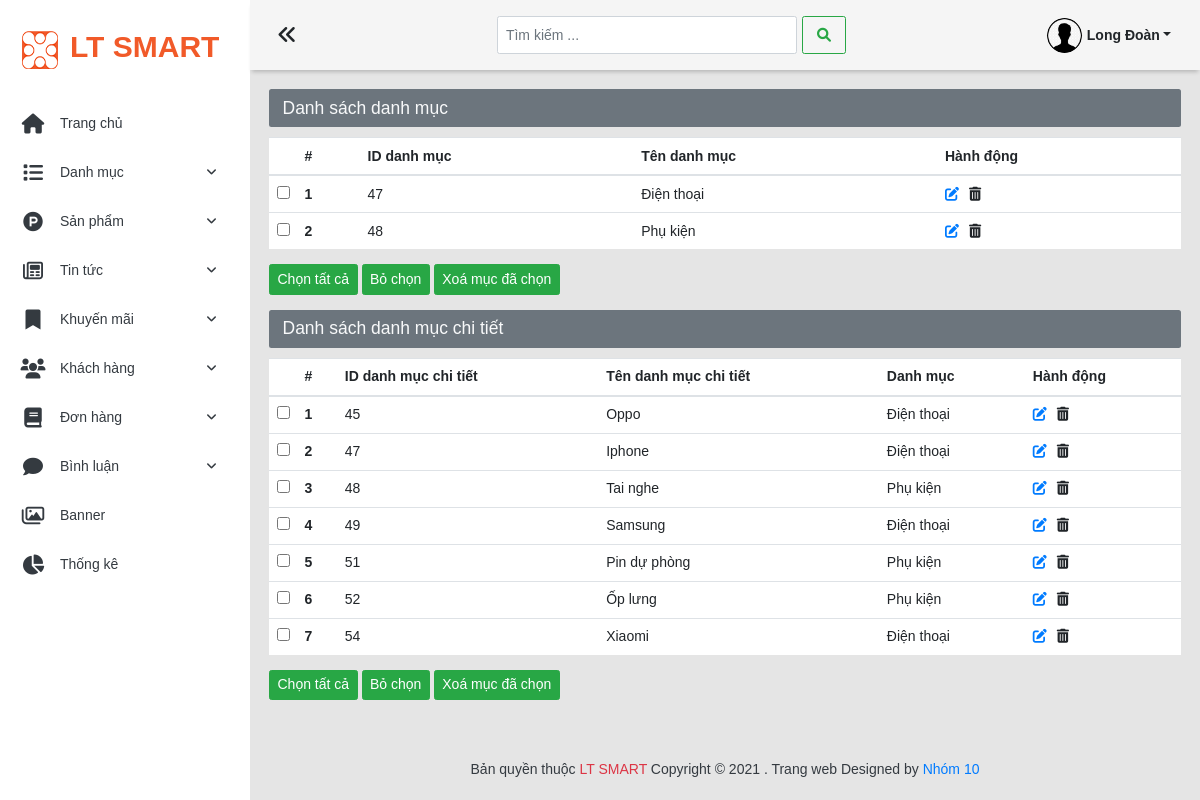
/admin/list-danh-muc (signed in), run on the app's committed database.
### tables this page shows
CREATE TABLE `khach_hang` (
  `id_kh` int(11) NOT NULL,
  `username` varchar(100) DEFAULT NULL,
  `mat_khau` varchar(100) DEFAULT NULL,
  `ho_ten` varchar(100) NOT NULL,
  `hinh_anh` varchar(255) DEFAULT '',
  `so_dien_thoai` varchar(10) DEFAULT '',
  `email` varchar(255) DEFAULT '',
  `dia_chi` varchar(255) DEFAULT '',
  `vai_tro` int(1) NOT NULL DEFAULT 0 COMMENT '0 là tài khoản khách hàng ,1 là quản trị viên'
);

CREATE TABLE `danh_muc_pro` (
  `id_dm_pro` int(11) NOT NULL,
  `ten_dm_pro` varchar(100) NOT NULL
);

CREATE TABLE `sub_danh_muc_pro` (
  `id_sub_dm_pro` int(11) NOT NULL,
  `ten_sub_dm_pro` varchar(100) NOT NULL,
  `id_dm_pro` int(11) NOT NULL
);

### global.php (called while the page is built, shortened)
<?php
$ROOT_URL = '/duan1';
$ADMIN_URL = $ROOT_URL . '/admin';
$CONTENT_URL = $ROOT_URL . '/content';
$CONTENT_CLIENT_URL = $CONTENT_URL . '/client';
$CONTENT_ADMIN_URL = $CONTENT_URL . '/admin';
function sessionLogin_Isset()
{
    if (isset($_SESSION['login'])) {
        return true;
    } else {
        return false;
    }
}
?>

### model/pdo.php (called while the page is built, shortened)
<?php
function pdo_get_connection()
{
    $severname = "localhost";
    $username = "root";
    $password = "";
    try {
        $conn = new PDO("mysql:host=$severname;dbname=ltsmart;charset=utf8", $username, $password);
        $conn->setAttribute(PDO::ATTR_ERRMODE, PDO::ERRMODE_EXCEPTION);
        return $conn;
    } catch (Exception $e) {
        echo "kết nối thất bại" . $e->getMessage();
    }
}
function pdo_query($sql)
{
    $sql_args = array_slice(func_get_args(), 1);
    try {
        $conn = pdo_get_connection();
        $stmt = $conn->prepare($sql);
        $stmt->execute($sql_args);
        $rows = $stmt->fetchAll();
        return $rows;
    } catch (PDOException $e) {
        throw $e;
    } finally {
        unset($conn);
    }
}
function pdo_query_one($sql)
{
    $sql_args = array_slice(func_get_args(), 1);
    try {
        $conn = pdo_get_connection();
        $stmt = $conn->prepare($sql);
        $stmt->execute($sql_args);
        $row = $stmt->fetch(PDO::FETCH_ASSOC);
        return $row;
    } catch (PDOException $e) {
        throw $e;
    } finally {
        unset($conn);
    }
}
?>

### model/tai-khoan.php (called while the page is built, shortened)
<?php
    require_once 'pdo.php';
    function khach_hang_Query_One($id_kh){
        $sql="SELECT * FROM khach_hang where id_kh =?";
        return pdo_query_one($sql,$id_kh);
    }
?>

### model/danh-muc.php (called while the page is built, shortened)
<?php
require_once 'pdo.php';
function danh_muc_chinh_QueryAll()
{
    $sql = "SELECT * FROM danh_muc_pro ";
    return pdo_query($sql);
}
function danh_muc_con_QueryAll()
{
    $sql = "SELECT * FROM sub_danh_muc_pro ";
    return pdo_query($sql);
}
function danh_muc_pro_Select_by_id_dm_pro($id_dm_pro)
{
    $sql="SELECT * FROM danh_muc_pro where id_dm_pro =?";
    return pdo_query_one($sql,$id_dm_pro);
}
?>

### admin/views/danh-muc/list-danh-muc.php (the view)
<div>
  <h3 class="alert bg-secondary text-light  heading-cate">Danh sách danh mục </h3>
  <?php
  if (count($list_dm_pro) == 0) {
  ?>
    <h5 class="alert alert-light">Chưa có danh mục</h5>
  <?php
  } else {
  ?>
    <form action="" method="POST" id="delete-danh-muc-chinh">
      <table class="table">
        <thead>
          <tr>
            <th scope="col" style="width:3%"></th>
            <th scope="col">#</th>
            <th scope="col">ID danh mục</th>
            <th scope="col">Tên danh mục</th>
            <th scope="col">Hành động</th>
          </tr>
        </thead>
        <tbody>
          <?php $i = 0;
          foreach ($list_dm_pro as $dm_pro) {
            $i++; ?>
            <tr>
              <td><input class="check-dm-chinh" name="dm-chinh[]" value="<?php echo $dm_pro['id_dm_pro']; ?>" type="checkbox"></td>
              <th scope="row"><?= $i; ?></th>
              <td><?= $dm_pro['id_dm_pro']; ?></td>
              <td><?= $dm_pro['ten_dm_pro']; ?></td>
              <td><a href="edit-danh-muc-chinh&id=<?= $dm_pro['id_dm_pro']; ?>"><i class="fas fa-edit mr-3"></i></a><span class="delete-dm-chinh cursor-pointer" data-ten_dm_chinh="<?= $dm_pro['ten_dm_pro']; ?>" data-delete_id_dm_chinh="<?= $dm_pro['id_dm_pro']; ?>"><i class="fas fa-trash-alt"></i></span></td>
            </tr>
          <?php
          }
          ?>
        </tbody>
      </table>
      <div class="my-4">
        <div class="btn btn-success" id="checkall-dm-chinh">Chọn tất cả</div>
        <div class="btn btn-success" id="uncheck-dm-chinh">Bỏ chọn</div>
        <button type="submit" onclick="return confirm('Bạn có muốn xoá này không?')" class="btn btn-success">Xoá mục đã chọn</button>
      </div>
    </form>
  <?php
  }
  ?>
</div>
<div class="my-4">
  <h3 class="alert bg-secondary text-light  heading-cate">Danh sách danh mục chi tiết </h3>
  <?php
  if (count($list_sub_dm_pro) == 0) { ?>
    <h5 class="alert alert-light">Chưa có danh mục</h5>
  <?php
  } else {
  ?>
    <form action="" id="delete-danh-muc-con" method="POST">
      <table class="table">
        <thead>
          <tr>
            <th scope="col" style="width:3%"></th>
            <th scope="col">#</th>
            <th scope="col">ID danh mục chi tiết</th>
            <th scope="col">Tên danh mục chi tiết</th>
            <th scope="col">Danh mục</th>
            <th scope="col">Hành động</th>
          </tr>
        </thead>
        <tbody>
          <?php $i = 0;
          foreach ($list_sub_dm_pro as $sub_dm_pro) {
            $i++; ?>
            <tr>
              <td><input type="checkbox" name="dm-con[]" value="<?= $sub_dm_pro['id_sub_dm_pro']; ?>" class="check-dm-con"></td>
              <th scope="row"><?= $i; ?></th>
              <td><?= $sub_dm_pro['id_sub_dm_pro']; ?></td>
              <td><?= $sub_dm_pro['ten_sub_dm_pro']; ?></td>
              <?php
              $Select_one_dm_pro= danh_muc_pro_Select_by_id_dm_pro($sub_dm_pro['id_dm_pro']);
              ?>
              <td><?= $Select_one_dm_pro['ten_dm_pro'] ?></td>
              <td><a href="edit-danh-muc-con&id=<?= $sub_dm_pro['id_sub_dm_pro']; ?>"><i class="fas fa-edit mr-3"></i></a><span class="delete-dm-con cursor-pointer" data-delete_id_dm_con="<?= $sub_dm_pro['id_sub_dm_pro']; ?>"><i class="fas fa-trash-alt"></i></span></td>
            </tr>
          <?php
          }
          ?>
        </tbody>
      </table>
      <div class="my-4">
        <div class="btn btn-success" id="checkall-dm-con">Chọn tất cả</div>
        <div class="btn btn-success" id="uncheck-dm-con">Bỏ chọn</div>
        <button type="submit" onclick="return confirm('Bạn có muốn xoá tất cả mục này không?')" class="btn btn-success">Xoá mục đã chọn</button>
      </div>
    </form>
  <?php
  }
  ?>
</div>

### admin/views/layouts/index.php (shortened to what this page needs)
<!DOCTYPE html>
<html lang="en">
<head>
    <link rel="stylesheet" href="https://cdnjs.cloudflare.com/ajax/libs/font-awesome/6.0.0-beta2/css/all.min.css" />
    <link rel="stylesheet" href="https://maxcdn.bootstrapcdn.com/bootstrap/4.0.0/css/bootstrap.min.css">
    <link rel="stylesheet" href="<?= $CONTENT_ADMIN_URL ?>/css/main.css">
    <link rel="stylesheet" href="<?= $CONTENT_ADMIN_URL ?>/css/base.css">
    <link rel="stylesheet" href="<?= $CONTENT_ADMIN_URL ?>/css/toastMessage.css">
</head>
<body>
    <div class="wrapper">
        <div class="navigation">
            <ul>
                <li class="py-4">
                    <a href="<?= $ADMIN_URL ?>" class="navigation__link d-flex align-items-center">
                        <span><img src="<?= $CONTENT_ADMIN_URL ?>/img/avatar_xt.gif" alt=""></span>
                        <span>
                            <h2 class="logo" style="white-space: nowrap;">LT SMART</h2>
                        </span>
                    </a>
                </li>
                <li class="navigation__items active">
                    <a href="<?= $ADMIN_URL ?>" class="navigation__link d-flex align-items-center cursor-pointer">
                        <span><i class="fas fa-home"></i></span>
                        <span style="white-space: nowrap;">Trang chủ</span>
                    </a>
                </li>
                <li class="navigation__items">
                    <div class="navigation__link d-flex align-items-center cursor-pointer">
                        <span><i class="fas fa-list"></i></span>
                        <span style="white-space: nowrap;">Danh mục
                            <span class="box__icon-dropdown"><i class="icon__dropdown fas fa-angle-down"></i></span></span>
                    </div>
                </li>
                <li class="navigation__items">
                    <div class="navigation__link d-flex align-items-center cursor-pointer">
                        <span><i class="fab fa-product-hunt"></i></span>
                        <span style="white-space: nowrap;">Sản phẩm
                            <span class="box__icon-dropdown"><i class="icon__dropdown fas fa-angle-down"></i></span></span>
                    </div>
                </li>
                <li class="navigation__items">
                    <div class="navigation__link d-flex align-items-center cursor-pointer ">
                        <span><i class="far fa-newspaper"></i></span>
                        <span style="white-space: nowrap;">Tin tức
                            <span class="box__icon-dropdown"><i class="icon__dropdown fas fa-angle-down"></i></span></span>
                    </div>
                </li>
                <li class="navigation__items">
                    <div class="navigation__link d-flex align-items-center cursor-pointer">
                        <span><i class="fas fa-bookmark"></i></span>
                        <span style="white-space: nowrap;">Khuyến mãi
                            <span class="box__icon-dropdown"><i class="icon__dropdown fas fa-angle-down"></i></span></span>
                    </div>
                </li>
                <li class="navigation__items">
                    <div class="navigation__link d-flex align-items-center cursor-pointer">
                        <span><i class="fas fa-users"></i></span>
                        <span style="white-space: nowrap;">Khách hàng
                            <span class="box__icon-dropdown"><i class="icon__dropdown fas fa-angle-down"></i></span></span>
                    </div>
                </li>
                <li class="navigation__items">
                    <div class="navigation__link d-flex align-items-center cursor-pointer">
                        <span><i class="fas fa-book"></i></span>
                        <span style="white-space: nowrap;">Đơn hàng
                            <span class="box__icon-dropdown"><i class="icon__dropdown fas fa-angle-down"></i></span></span>
                    </div>
                </li>
                <li class="navigation__items">
                    <div class="navigation__link d-flex align-items-center cursor-pointer">
                        <span><i class="fas fa-comment"></i></span>
                        <span style="white-space: nowrap;">Bình luận
                            <span class="box__icon-dropdown"><i class="icon__dropdown fas fa-angle-down"></i></span></span>
                    </div>
                </li>
                <li class="navigation__items">
                    <div class="navigation__link d-flex align-items-center cursor-pointer">
                        <span><i class="far fa-images"></i></span>
                        <span style="white-space: nowrap;">Banner
                        </span>
                    </div>
                </li>
                <li class="navigation__items">
                    <div class="navigation__link d-flex align-items-center cursor-pointer">
                        <span><i class="fas fa-chart-pie"></i></span>
                        <span style="white-space: nowrap;">Thống kê</span>
                    </div>
                </li>
            </ul>
        </div>
        <main class="main">
            <div class="top__bar">
                <div class="toggle">
                    <i class="fas fa-angle-double-left"></i>
                </div>
                <div class="search">
                    <nav class="navbar navbar-light ">
                        <form class="form-inline">
                            <input class="form-control mr-sm-2" type="text" placeholder="Tìm kiếm ..." aria-label="Search">
                            <button class="btn btn-outline-success my-2 my-sm-0" type="submit"><i class="fas fa-search"></i></button>
                        </form>
                    </nav>
                </div>
                <div class="user ">
                    <div class="dropdown d-flex align-items-center">
                        <?php
                        if (sessionLogin_Isset()) {
                            $id_kh = $_SESSION['login']['id_kh'];
                            $info_kh = khach_hang_Query_One($id_kh);
                            if ($info_kh['hinh_anh'] != '') { ?>
                                <div class="user__dropdown" style="background-image: url('<?= $CONTENT_UPLOAD ?>/<?=$info_kh['hinh_anh']?>')">
                                </div>
                            <?php
                            } else { ?>
                                <div class="user__dropdown" style="background-image: url('<?= $CONTENT_CLIENT_URL ?>/img/avatar.png')">
                                </div>
                        <?php
                            }
                        }
                        ?>
                        <div class="user__name pl-2 dropdown-toggle" style="cursor: pointer;font-weight: 600;" data-toggle="dropdown" aria-haspopup="true" aria-expanded="false"><?=$info_kh['ho_ten']?></div>
                    </div>
                </div>
            </div>
            <div class="content ">
                <?php include $view ?>
            </div>
            <footer class="footer ">
                Bản quyền thuộc <span class="text-danger">LT SMART</span> Copyright &copy; 2021 . Trang web
                Designed by <a target="_blank" href="https://github.com/doanvanlong/Duan1">Nhóm 10</a>
            </footer>
    </div>
</body>
</html>

### content/admin/css/main.css (style rules this page uses)
* { padding: 0; margin: 0; }
:root { --link: #007bff; --primary-color: #f15a29; --bg-star: #ffdc41cc; }
html { font-size: 62.5%; line-height: 1.4rem; }
body { font-size: 1.4rem; }
.wrapper { max-width: 100%; margin: 0 auto; }
.navigation { width: 250px; position: fixed; height: 100%; transition: all 0.4s; overflow: hidden; box-shadow: 0px 0px 28px 0px rgb(82 63 105 / 8%); }
.navigation ul { width: 100%; height: 100%; overflow-y: scroll; overflow-x: hidden; transition: all 0.3s; }
.navigation li:nth-child(1) .navigation__link { padding-left: 20px; }
.navigation__items { padding: 0 20px; }
.navigation__link { color: var(--dark); display: block; padding: 14px 0; position: relative; }
.navigation__link span:nth-child(2) i { position: absolute; top: 13%; right: 0; font-size: 1.2rem; transform: translateY(100%); }
.navigation__link span:nth-child(1) { width: 40px; display: flex; justify-content: center; }
.navigation__link span i { padding-right: 14px; font-size: 2rem; }
.logo { font-size: 3rem; padding-left: 10px; font-weight: 700; color: var(--primary-color); }
.main { width: calc(100% - 250px); margin-left: 250px; min-height: 100vh; background-color: #e5e5e5; transition: all 0.3s; position: relative; }
.top__bar { height: 70px; display: flex; justify-content: space-between; align-items: center; background-color: #f5f5f5; padding: 0 3%; position: sticky; top: 0; z-index: 1000; box-shadow: 0 4px 4px -2px rgba(0, 0, 0, 0.2); }
.toggle { font-size: 2rem; cursor: pointer; position: relative; }
.search input { line-height: 2rem !important; font-size: 1.4rem; width: 300px !important; }
.search ::placeholder { font-size: 1.4rem; }
.search button { line-height: 2rem; padding: 4px 14px; font-size: 1.4rem; }
.search .btn { padding: 0.8rem 1.4rem !important; }
.user__dropdown { width: 35px; height: 35px; border-radius: 50%; background-image: url("../img/user.jpg"); background-repeat: no-repeat; background-size: cover; }
.content { padding: 2% 2% 8% 2%; }
.footer { color: var(--dark); font-weight: 500; padding: 20px 0; text-align: center; width: 100%; position: absolute; bottom: 0; }

### content/admin/css/base.css (style rules this page uses)
* { padding: 0; margin: 0; }
body { font-family: "Helvetica ", Arial, sans-serif; }
.cursor-pointer { cursor: pointer; }
:root { --white-color: rgba(255, 255, 255, 0.966); }
.table { background-color: white; }
.form-control { font-size: 1.4rem !important; padding: 0.8rem !important; }
.btn { font-size: 1.4rem !important; }

### data on the page
khach_hang: ho_ten "Long Đoàn"
danh_muc_pro: id_dm_pro "47", ten_dm_pro "Điện thoại"
danh_muc_pro: id_dm_pro "48", ten_dm_pro "Phụ kiện"
sub_danh_muc_pro: id_sub_dm_pro "45", ten_sub_dm_pro "Oppo", id_dm_pro.ten_dm_pro "Điện thoại"
sub_danh_muc_pro: id_sub_dm_pro "47", ten_sub_dm_pro "Iphone", id_dm_pro.ten_dm_pro "Điện thoại"
sub_danh_muc_pro: id_sub_dm_pro "48", ten_sub_dm_pro "Tai nghe", id_dm_pro.ten_dm_pro "Phụ kiện"
sub_danh_muc_pro: id_sub_dm_pro "49", ten_sub_dm_pro "Samsung", id_dm_pro.ten_dm_pro "Điện thoại"
sub_danh_muc_pro: id_sub_dm_pro "51", ten_sub_dm_pro "Pin dự phòng", id_dm_pro.ten_dm_pro "Phụ kiện"
sub_danh_muc_pro: id_sub_dm_pro "52", ten_sub_dm_pro "Ốp lưng", id_dm_pro.ten_dm_pro "Phụ kiện"
sub_danh_muc_pro: id_sub_dm_pro "54", ten_sub_dm_pro "Xiaomi", id_dm_pro.ten_dm_pro "Điện thoại"
